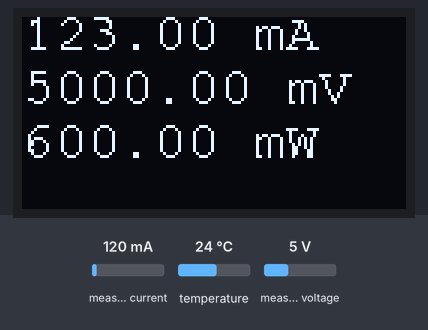
The sketch below on a simulated Arduino Uno, built with avr-gcc and run on an emulated ATmega328P. Parts: 128×64 one-colour display. The test bench sets the inputs (shaded band); at power-on: measured voltage 5 V, measured current 120 mA, temperature 24 °C. The local clock reads 2024-03-15 10:24:30 at power-on unless the sketch sets it; storage starts empty; what the sketch prints to the serial monitor is not drawn.

Above: at 4.4 s.
4.5 s: measured voltage set to 0.3 V
At 6.6 s:
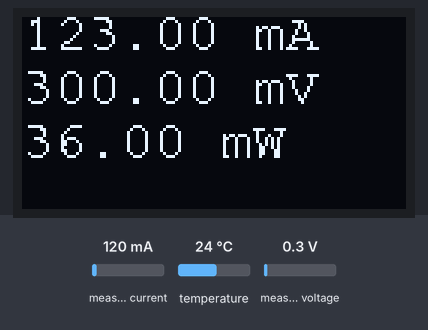
6.9 s: measured current set to 40 mA
At 8.0 s:
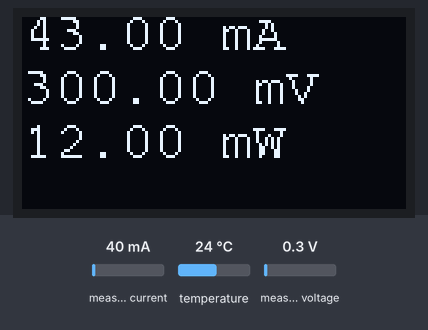
9.2 s: measured current set to 500 mA
At 10.2 s:
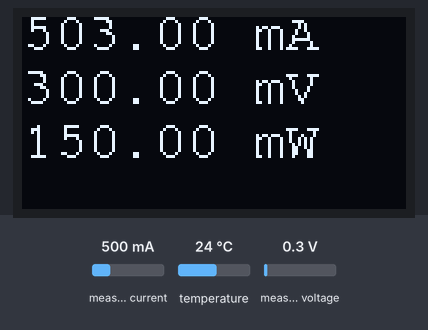
11.4 s: measured voltage set to 3.8 V
At 12.6 s:
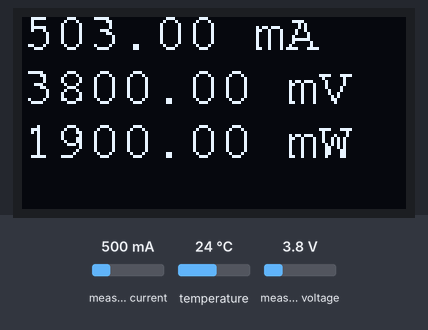
Timing chart, 0 to 14.4 s (numbered marks = the images above; inputs shaded):
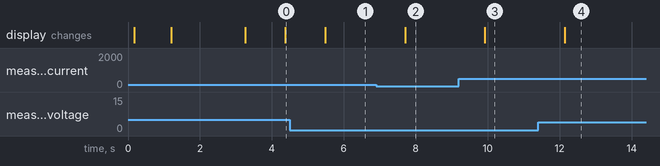

Measured:
- after the input at 4.5 s, the display: changes after 0.99 s (image 1)
- after the input at 6.9 s, the display: changes after 0.80 s (image 2)
- after the input at 9.2 s, the display: changes after 0.72 s (image 3)
- after the input at 11.4 s, the display: changes after 0.74 s (image 4)

The sketch:

powerlogger.ino
```cpp
#include <SPI.h>
#include <Wire.h>
#include <SD.h>
#include <Adafruit_GFX.h>
#include <Adafruit_SSD1306.h>
#include "RTClib.h"
#include <Adafruit_INA260.h>
#include <Fonts/FreeMono9pt7b.h>

Adafruit_INA260 ina260 = Adafruit_INA260();

const int chipSelect = 3;

RTC_DS3231 rtc;

char daysOfTheWeek[7][12] = {"Sunday", "Monday", "Tuesday", "Wednesday", "Thursday", "Friday", "Saturday"};

#define SCREEN_WIDTH 128 // OLED display width, in pixels
#define SCREEN_HEIGHT 64 // OLED display height, in pixels

// Declaration for an SSD1306 display connected to I2C (SDA, SCL pins)
#define OLED_RESET     LED_BUILTIN // Reset pin # (or -1 if sharing Arduino reset pin)
Adafruit_SSD1306 display(SCREEN_WIDTH, SCREEN_HEIGHT, &Wire, OLED_RESET);


void setup() {
  Serial.begin(9600);

/////Setup for the RTC
  if (! rtc.begin()) {
    Serial.println("Couldn't find RTC");
    Serial.flush();
    abort();
  }

/////Setup for the display
  // SSD1306_SWITCHCAPVCC = generate display voltage from 3.3V internally
  if(!display.begin(SSD1306_SWITCHCAPVCC, 0x3C)) { // Address 0x3C for 128x32
    Serial.println(F("SSD1306 allocation failed"));
    for(;;); // Don't proceed, loop forever
  }

/////Setup for the SD card
    Serial.print("Initializing SD card...");

  // see if the card is present and can be initialized:
  if (!SD.begin(chipSelect)) {
    Serial.println("Card failed, or not present");
    // don't do anything more:
    while (1);
  }
  Serial.println("card initialized.");

  //boot message
  display.clearDisplay();
  delay(100);

  display.setCursor(0,0);
  display.setTextColor(WHITE);
  display.setTextSize(1);
  display.println("Alec Hudson");
  display.display();
  delay(1000);
  display.println("This is a test");
  display.display();

    if (!ina260.begin()) {
    Serial.println("Couldn't find INA260 chip");
    while (1);
  }
  Serial.println("Found INA260 chip");

  delay(2000); // Pause for 2 seconds

}

void loop() {
   DateTime now = rtc.now();

/////Writing the data to SD card
  // open the file. note that only one file can be open at a time,
  // so you have to close this one before opening another.
  File dataFile = SD.open("datalog.txt", FILE_WRITE);

  // if the file is available, write to it:
  if (dataFile) {
    dataFile.print(now.hour(), DEC);
    dataFile.print(':');
    dataFile.print(now.minute(), DEC);
    dataFile.print(':');
    dataFile.print(now.second(), DEC);
    dataFile.print(", ");

    dataFile.print(ina260.readCurrent() + 3);
    dataFile.print(" mA");
    dataFile.print(", ");
    dataFile.print(ina260.readBusVoltage());
    dataFile.print(" mV");
    dataFile.print(", ");
    dataFile.print(ina260.readPower());
    dataFile.print(" mW");

    dataFile.println();
    dataFile.close();

  }
  // if the file isn't open, pop up an error:
  else {
    Serial.println("error opening datalog.txt");
  }

/////Power Measurement
  display.clearDisplay();
  display.setCursor(0,10);
  display.setTextColor(WHITE);
  display.setTextSize(1);
  display.setFont(&FreeMono9pt7b);

  display.print(ina260.readCurrent() + 3);
  display.println(" mA");

  display.print(ina260.readBusVoltage());
  display.println(" mV");

  display.print(ina260.readPower());
  display.println(" mW");

  display.display();
  display.println();


  Serial.print("Current: ");
  Serial.print(ina260.readCurrent() + 3);
  Serial.println(" mA");

  Serial.print("Bus Voltage: ");
  Serial.print(ina260.readBusVoltage());
  Serial.println(" mV");
  Serial.print("Power: ");
  Serial.print(ina260.readPower());
  Serial.println(" mW");

/////RTC Time and temp

    Serial.print(now.year(), DEC);
    Serial.print('/');
    Serial.print(now.month(), DEC);
    Serial.print('/');
    Serial.print(now.day(), DEC);
    Serial.print(" (");
    Serial.print(daysOfTheWeek[now.dayOfTheWeek()]);
    Serial.print(") ");
    Serial.print(now.hour(), DEC);
    Serial.print(':');
    Serial.print(now.minute(), DEC);
    Serial.print(':');
    Serial.print(now.second(), DEC);
    Serial.println();

    Serial.print("Temperature: ");
    Serial.print(rtc.getTemperature());
    Serial.println(" C");
    Serial.println();

  delay(1000);

}
```
